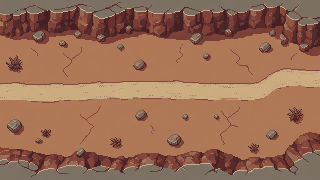
#> input picture art/field/canyon.png, 320 x 180 px
$ python detail_metrics.py ../../art/field/canyon.png
#> lines starting #> are read from the running program, lines starting #| are printed output that depends on the picture
"""How much readable detail a pixel sprite carries (Claude, 2026-10-16; Preston: "better versions and more enhanced and
detailed than zoids sprites"). legacy_gap.py measures tone and fill; this measures detail, so "more detailed than
Legacy" is a number, not a feeling. No reference art is read or stored by the project: run it on reference sprites in
the session scratchpad and keep only the numbers.

    python tools/art/detail_metrics.py <sprite.png> [...]      (or --json for machine-readable rows)

Per sprite (opaque pixels only):
  px       opaque pixels;  h, w  its height and width
  colours  distinct colours
  ramp     mean distinct brightness steps per hue family (hue in 12 bins, greys one family)
  clusters same-colour 4-connected regions per 1000 px (more = more separate shapes drawn)
  csize    mean cluster size in px
  single   share of pixels in 1-px clusters (noise when high; glints when few and bright)
  edges    share of neighbouring pixel pairs inside the body that differ in colour
  lines    share of interior pixels on a dark line: darker by 24+ than both neighbours across it (panel lines, seams)
  glints   bright specks per 1000 px: clusters of 1-4 px at least 30 brighter than everything around them
  c8, s8   clusters per 1000 px and single-pixel share counted 8-connected (diagonal touches join a shape)
  outline  share of silhouette pixels that are near-black (L < 40); low = selective outline (shaded, own colour)
  contrast mean local brightness spread (3x3 standard deviation)
"""
import json
import sys

import numpy as np
from PIL import Image
from scipy import ndimage


def lum(rgb):
    return 0.299 * rgb[..., 0] + 0.587 * rgb[..., 1] + 0.114 * rgb[..., 2]


def metrics(img):
    a = np.array(img.convert("RGBA")).astype(int)
    m = a[..., 3] > 128
#> m: shape (180, 320) bool; every value is 1
    if m.sum() < 50:
        return None
    ys, xs = np.nonzero(m)
    a, m = a[ys.min():ys.max() + 1, xs.min():xs.max() + 1], m[ys.min():ys.max() + 1, xs.min():xs.max() + 1]
    rgb = a[..., :3]
    L = lum(rgb.astype(float))
    key = (rgb[..., 0] << 16) | (rgb[..., 1] << 8) | rgb[..., 2]
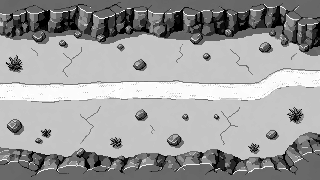
#> key: shape (180, 320) int64; min 4529955, max 13479297, mean 10060644.7; drawn with min black and max white
    key = np.where(m, key, -1)
    n = int(m.sum())
#> n = 57600
    cols = np.unique(key[m])
#> cols = 48 values from 4529955 to 13479297
    # ramps: brightness steps per hue family
    fam = {}
    for c in cols:
        r, g, b = (c >> 16) & 255, (c >> 8) & 255, c & 255
        mx, mn = max(r, g, b), min(r, g, b)
        if mx - mn < 24:
            h = -1
        else:
            if mx == r:
                hh = ((g - b) / (mx - mn)) % 6
            elif mx == g:
                hh = (b - r) / (mx - mn) + 2
            else:
                hh = (r - g) / (mx - mn) + 4
            h = int(hh * 2) % 12
        fam.setdefault(h, set()).add(int(round((0.299 * r + 0.587 * g + 0.114 * b) / 8)))
#> this loop made 48 passes
#> (c, r, g, b, mx, mn, hh, h) on passes 1, 2, 3, 4, 5, 6, 7, 8, 9, 11, 12, 15: (4529955, 69, 31, 35, 69, 31, 5.89, 11), (4991272, 76, 41, 40, 76, 40, 0.0278, 0), (5909035, 90, 42, 43, 90, 42, 5.98, 11), (6566191, 100, 49, 47, 100, 47, 0.0377, 0), (6766648, 103, 64, 56, 103, 56, 0.17, 0), (7288626, 111, 55, 50, 111, 50, 0.082, 0), (7694171, 117, 103, 91, 117, 91, 0.462, 0), (8011062, 122, 61, 54, 122, 54, 0.103, 0), (8077368, 123, 64, 56, 123, 56, 0.119, 0), (8155234, 124, 112, 98, 124, 98, 0.538, 1), (8155236, 124, 112, 100, 124, 100, 0.5, 1), (8221027, 125, 113, 99, 125, 99, 0.538, 1)
#> (c, r, g, b, mx, mn, h) on passes 10, 13, 14, 17, 18: (8089700, 123, 112, 100, 123, 100, -1), (8155237, 124, 112, 101, 124, 101, -1), (8155493, 124, 113, 101, 124, 101, -1), (8221030, 125, 113, 102, 125, 102, -1), (8221286, 125, 114, 102, 125, 102, -1)
#> after the loop, fam = 4 items
    big = [len(v) for v in fam.values() if len(v) >= 2]
#> big = [2, 10, 3]
    ramp = float(np.mean(big)) if big else 1.0
#> ramp = 5
    # clusters, one label pass per colour; glints: small clusters brighter by 30+ than the brightest pixel touching them
    nclus = 0
    sizes = []
    single = 0
    glints = 0
    cross = np.array([[0, 1, 0], [1, 0, 1], [0, 1, 0]])
    nclus8 = 0
    single8 = 0
    for c in cols:
        lab, k = ndimage.label(key == c)
        if k == 0:
            continue
        idx = np.arange(1, k + 1)
        s = ndimage.sum(np.ones_like(lab), lab, idx)
        nclus += k
        sizes.extend(s.tolist())
        single += int((s == 1).sum())
        lab8, k8 = ndimage.label(key == c, structure=np.ones((3, 3)))
        s8 = ndimage.sum(np.ones_like(lab8), lab8, range(1, k8 + 1))
        nclus8 += k8
        single8 += int((s8 == 1).sum())
        small = idx[s <= 4]
        if len(small):
            Lc = 0.299 * ((c >> 16) & 255) + 0.587 * ((c >> 8) & 255) + 0.114 * (c & 255)
            # the brightest pixel touching each small cluster from outside it (2026-10-16 fix: the first version
            # masked the cluster's own pixels out of the lookup and so counted every small cluster as a glint)
            other = np.where(m & (key != c), L, -1.0)
            near = ndimage.maximum_filter(other, footprint=cross, mode="constant", cval=-1.0)
            around = np.asarray(ndimage.maximum(near, lab, small))
            glints += int(np.sum((around >= 0) & (Lc - around >= 30)))
#> this loop made 48 passes
#> (c, k, nclus, single, k8, nclus8, single8, Lc) on passes 1 to 12: (4529955, 248, 248, 136, 146, 146, 54, 42.82), (4991272, 483, 731, 416, 315, 461, 198, 51.35), (5909035, 318, 1049, 599, 246, 707, 318, 56.47), (6566191, 273, 1322, 773, 233, 940, 449, 64.02), (6766648, 353, 1675, 995, 221, 1161, 547, 74.75), (7288626, 260, 1935, 1145, 225, 1386, 658, 71.17), (7694171, 193, 2128, 1271, 120, 1506, 729, 105.8), (8011062, 307, 2435, 1460, 255, 1761, 863, 78.44), (8077368, 389, 2824, 1727, 305, 2066, 1050, 80.73), (8089700, 185, 3009, 1836, 141, 2207, 1122, 113.9), (8155234, 201, 3210, 1936, 152, 2359, 1182, 114), (8155236, 176, 3386, 2030, 137, 2496, 1248, 114.2)
#> c on passes 47 to 48: 13413504, 13479297
#> pass 1, in metrics, `lab, k = ndimage.label(key == c)`:
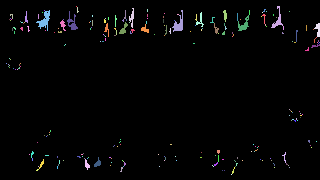
#> lab: shape (180, 320) int32; 249 distinct labels, from 0 to 248; one colour per label, 0 black
#> pass 1, in metrics, `lab8, k8 = ndimage.label(key == c, structure=np.ones((3, 3)))`:
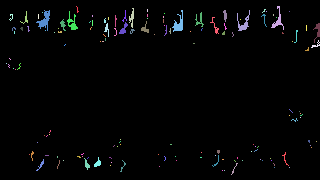
#> lab8: shape (180, 320) int32; 147 distinct labels, from 0 to 146; one colour per label, 0 black
#> pass 1, in metrics, `near = ndimage.maximum_filter(other, footprint=cross, mode="constant",..`:
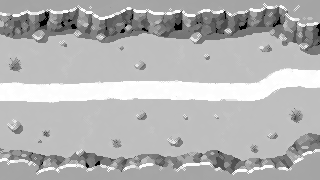
#> near: shape (180, 320) float64; min -1, max 177.6, mean 125.3; drawn with min black and max white
    # edges inside the body
    h_pair = m[:, 1:] & m[:, :-1]
#> h_pair: shape (180, 319) bool; every value is 1
    v_pair = m[1:, :] & m[:-1, :]
#> v_pair: shape (179, 320) bool; every value is 1
    diff = (key[:, 1:] != key[:, :-1]) & h_pair
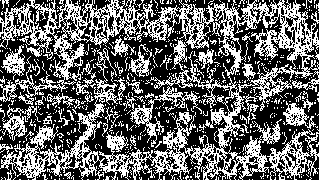
#> diff: shape (180, 319) bool; 40.1% white in thin lines or dots
    difv = (key[1:, :] != key[:-1, :]) & v_pair
#> difv: shape (179, 320) bool; 44.7% white in thin lines or dots
    edges = (diff.sum() + difv.sum()) / max(1, h_pair.sum() + v_pair.sum())
    # dark lines: darker by 24+ than both neighbours across, horizontally or vertically
    inner = ndimage.binary_erosion(m)
#> inner: shape (180, 320) bool; 98.3% white; black in thin lines or dots
    Lp = np.pad(L, 1, mode="edge")
    c0 = Lp[1:-1, 1:-1]
    across_h = (Lp[1:-1, :-2] - c0 >= 24) & (Lp[1:-1, 2:] - c0 >= 24)
#> across_h: shape (180, 320) bool; 1.1% white in thin lines or dots
    across_v = (Lp[:-2, 1:-1] - c0 >= 24) & (Lp[2:, 1:-1] - c0 >= 24)
#> across_v: shape (180, 320) bool; 2.2% white in thin lines or dots
    lines = ((across_h | across_v) & inner).sum() / max(1, inner.sum())
    edge_px = m & ~ndimage.binary_erosion(m)
#> edge_px: shape (180, 320) bool; 1.7% white in thin lines or dots
    outline = (L[edge_px] < 40).mean() if edge_px.any() else 0.0
    w = m.astype(float)
#> w: shape (180, 320) float64; every value is 1
    cnt = ndimage.uniform_filter(w, 3) * 9
#> cnt: shape (180, 320) float64; every value is 9
    s1 = ndimage.uniform_filter(np.where(m, L, 0.0), 3) * 9
    s2 = ndimage.uniform_filter(np.where(m, L * L, 0.0), 3) * 9
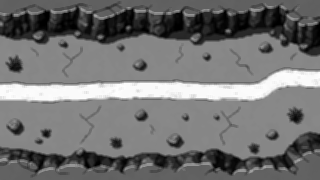
#> s2: shape (180, 320) float64; min 16500.4, max 283722.4, mean 136486.8; drawn with min black and max white
    var = np.maximum(0.0, s2 / np.maximum(cnt, 1) - (s1 / np.maximum(cnt, 1)) ** 2)
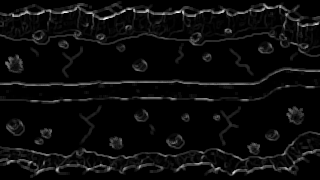
#> var: shape (180, 320) float64; min 0, max 3570, mean 162.2; drawn with min black and max white
    contrast = float(np.sqrt(var)[m].mean())
    return {"px": n, "h": int(m.shape[0]), "w": int(m.shape[1]), "colours": int(len(cols)), "ramp": round(ramp, 2),
            "clusters": round(1000 * nclus / n, 1), "csize": round(float(np.mean(sizes)), 2), "single": round(single / n, 3),
            "c8": round(1000 * nclus8 / n, 1), "s8": round(single8 / n, 3),
            "edges": round(float(edges), 3), "lines": round(float(lines), 3), "glints": round(1000 * glints / n, 2),
            "outline": round(float(outline), 3), "contrast": round(contrast, 1)}


if __name__ == "__main__":
    as_json = "--json" in sys.argv
    rows = []
    for p in [x for x in sys.argv[1:] if not x.startswith("--")]:
        r = metrics(Image.open(p))
        if r is None:
            continue
        r["file"] = p
        rows.append(r)
        if not as_json:
            print("%-50s " % p[-50:] + "  ".join("%s %s" % (k, v) for k, v in r.items() if k != "file"))
#> (printed output is left out)
    if as_json:
        print(json.dumps(rows))
